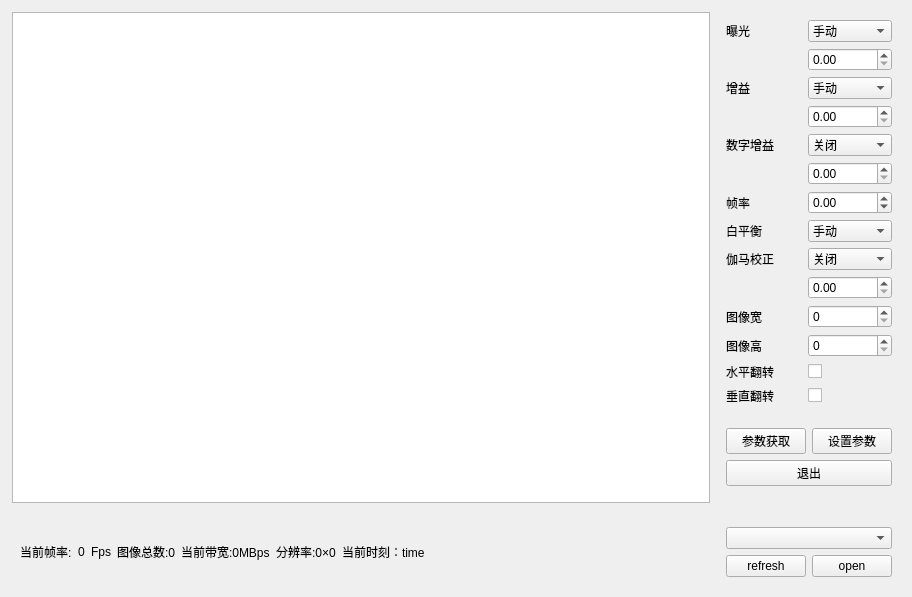
<?xml version="1.0" encoding="UTF-8"?>
<ui version="4.0">
 <class>HIKCamera</class>
 <widget class="QWidget" name="HIKCamera">
  <property name="geometry">
   <rect>
    <x>0</x>
    <y>0</y>
    <width>912</width>
    <height>597</height>
   </rect>
  </property>
  <property name="windowTitle">
   <string>HIKCamera</string>
  </property>
  <layout class="QGridLayout" name="gridLayout_9">
   <item row="0" column="0">
    <layout class="QGridLayout" name="gridLayout_6">
     <item row="0" column="0">
      <widget class="QWidget" name="widget" native="true">
       <property name="styleSheet">
        <string notr="true"/>
       </property>
       <layout class="QGridLayout" name="gridLayout_5">
        <property name="leftMargin">
         <number>1</number>
        </property>
        <property name="topMargin">
         <number>1</number>
        </property>
        <property name="rightMargin">
         <number>1</number>
        </property>
        <item row="0" column="0">
         <layout class="QGridLayout" name="gridLayout_4" rowstretch="0" columnstretch="0">
          <item row="0" column="0">
           <widget class="QGraphicsView" name="graphicsView"/>
          </item>
         </layout>
        </item>
       </layout>
      </widget>
     </item>
     <item row="0" column="1">
      <widget class="QWidget" name="ControlWidget" native="true">
       <layout class="QGridLayout" name="gridLayout_3">
        <item row="0" column="0">
         <layout class="QVBoxLayout" name="verticalLayout">
          <item>
           <layout class="QGridLayout" name="gridLayout">
            <item row="0" column="0">
             <widget class="QLabel" name="ExposureLabel">
              <property name="text">
               <string>曝光</string>
              </property>
             </widget>
            </item>
            <item row="0" column="1">
             <widget class="QComboBox" name="enableExposure">
              <item>
               <property name="text">
                <string>手动</string>
               </property>
              </item>
              <item>
               <property name="text">
                <string>连续自动</string>
               </property>
              </item>
             </widget>
            </item>
            <item row="1" column="1">
             <widget class="QDoubleSpinBox" name="exposureRate">
              <property name="minimum">
               <double>0.000000000000000</double>
              </property>
              <property name="maximum">
               <double>999999.000000000000000</double>
              </property>
             </widget>
            </item>
            <item row="2" column="0">
             <widget class="QLabel" name="GainLabel">
              <property name="text">
               <string>增益</string>
              </property>
             </widget>
            </item>
            <item row="2" column="1">
             <widget class="QComboBox" name="enableGain">
              <item>
               <property name="text">
                <string>手动</string>
               </property>
              </item>
              <item>
               <property name="text">
                <string>连续自动</string>
               </property>
              </item>
             </widget>
            </item>
            <item row="3" column="1">
             <widget class="QDoubleSpinBox" name="gainRate">
              <property name="minimum">
               <double>0.000000000000000</double>
              </property>
              <property name="maximum">
               <double>999999.000000000000000</double>
              </property>
             </widget>
            </item>
            <item row="4" column="0">
             <widget class="QLabel" name="GainLabel_2">
              <property name="text">
               <string>数字增益</string>
              </property>
             </widget>
            </item>
            <item row="4" column="1">
             <widget class="QComboBox" name="enableDigitalGain">
              <item>
               <property name="text">
                <string>关闭</string>
               </property>
              </item>
              <item>
               <property name="text">
                <string>开启</string>
               </property>
              </item>
             </widget>
            </item>
            <item row="5" column="1">
             <widget class="QDoubleSpinBox" name="digitalGainRate">
              <property name="minimum">
               <double>0.000000000000000</double>
              </property>
              <property name="maximum">
               <double>99999.000000000000000</double>
              </property>
             </widget>
            </item>
            <item row="6" column="0">
             <widget class="QLabel" name="FrameRateLabel">
              <property name="text">
               <string>帧率</string>
              </property>
             </widget>
            </item>
            <item row="6" column="1">
             <widget class="QDoubleSpinBox" name="frameRate">
              <property name="minimum">
               <double>-5.000000000000000</double>
              </property>
              <property name="maximum">
               <double>99999.000000000000000</double>
              </property>
             </widget>
            </item>
            <item row="7" column="0">
             <widget class="QLabel" name="FrameRateLabel_2">
              <property name="text">
               <string>白平衡</string>
              </property>
             </widget>
            </item>
            <item row="7" column="1">
             <widget class="QComboBox" name="enableBanlenceWhite">
              <item>
               <property name="text">
                <string>手动</string>
               </property>
              </item>
              <item>
               <property name="text">
                <string>自动</string>
               </property>
              </item>
             </widget>
            </item>
            <item row="8" column="0">
             <widget class="QLabel" name="FrameRateLabel_3">
              <property name="text">
               <string>伽马校正</string>
              </property>
             </widget>
            </item>
            <item row="8" column="1">
             <widget class="QComboBox" name="enableGamma">
              <item>
               <property name="text">
                <string>关闭</string>
               </property>
              </item>
              <item>
               <property name="text">
                <string>开启</string>
               </property>
              </item>
             </widget>
            </item>
            <item row="9" column="1">
             <widget class="QDoubleSpinBox" name="gammaRate">
              <property name="maximum">
               <double>99999.000000000000000</double>
              </property>
             </widget>
            </item>
            <item row="10" column="0">
             <widget class="QLabel" name="FrameRateLabel_4">
              <property name="text">
               <string>图像宽</string>
              </property>
             </widget>
            </item>
            <item row="10" column="1">
             <widget class="QSpinBox" name="imgWidth">
              <property name="maximum">
               <number>999999</number>
              </property>
             </widget>
            </item>
            <item row="11" column="0">
             <widget class="QLabel" name="FrameRateLabel_5">
              <property name="text">
               <string>图像高</string>
              </property>
             </widget>
            </item>
            <item row="11" column="1">
             <widget class="QSpinBox" name="imgHight">
              <property name="maximum">
               <number>999999</number>
              </property>
             </widget>
            </item>
            <item row="12" column="1">
             <widget class="QCheckBox" name="X_reverse">
              <property name="text">
               <string/>
              </property>
             </widget>
            </item>
            <item row="13" column="1">
             <widget class="QCheckBox" name="Y_reverse">
              <property name="text">
               <string/>
              </property>
             </widget>
            </item>
            <item row="12" column="0">
             <widget class="QLabel" name="FrameRateLabel_6">
              <property name="text">
               <string>水平翻转</string>
              </property>
             </widget>
            </item>
            <item row="13" column="0">
             <widget class="QLabel" name="FrameRateLabel_7">
              <property name="text">
               <string>垂直翻转</string>
              </property>
             </widget>
            </item>
           </layout>
          </item>
          <item>
           <spacer name="verticalSpacer_2">
            <property name="orientation">
             <enum>Qt::Vertical</enum>
            </property>
            <property name="sizeHint" stdset="0">
             <size>
              <width>20</width>
              <height>40</height>
             </size>
            </property>
           </spacer>
          </item>
          <item>
           <layout class="QHBoxLayout" name="horizontalLayout_2">
            <item>
             <widget class="QPushButton" name="GetParam">
              <property name="enabled">
               <bool>true</bool>
              </property>
              <property name="text">
               <string>参数获取</string>
              </property>
             </widget>
            </item>
            <item>
             <widget class="QPushButton" name="SetParam">
              <property name="enabled">
               <bool>true</bool>
              </property>
              <property name="text">
               <string>设置参数</string>
              </property>
             </widget>
            </item>
           </layout>
          </item>
          <item>
           <widget class="QPushButton" name="close">
            <property name="text">
             <string>退出</string>
            </property>
           </widget>
          </item>
          <item>
           <spacer name="verticalSpacer">
            <property name="orientation">
             <enum>Qt::Vertical</enum>
            </property>
            <property name="sizeHint" stdset="0">
             <size>
              <width>20</width>
              <height>40</height>
             </size>
            </property>
           </spacer>
          </item>
         </layout>
        </item>
       </layout>
      </widget>
     </item>
     <item row="1" column="0">
      <widget class="QWidget" name="stateWidget" native="true">
       <layout class="QGridLayout" name="gridLayout_2">
        <item row="0" column="0">
         <layout class="QHBoxLayout" name="horizontalLayout">
          <item>
           <widget class="QLabel" name="label">
            <property name="text">
             <string>当前帧率:</string>
            </property>
           </widget>
          </item>
          <item>
           <widget class="QLabel" name="state_framerate">
            <property name="text">
             <string>0</string>
            </property>
           </widget>
          </item>
          <item>
           <widget class="QLabel" name="state_framerate_2">
            <property name="text">
             <string>Fps</string>
            </property>
           </widget>
          </item>
          <item>
           <widget class="QLabel" name="state_imgcounts">
            <property name="text">
             <string>图像总数:0</string>
            </property>
           </widget>
          </item>
          <item>
           <widget class="QLabel" name="state_bandrate">
            <property name="text">
             <string>当前带宽:0MBps</string>
            </property>
           </widget>
          </item>
          <item>
           <widget class="QLabel" name="state_imgsize">
            <property name="text">
             <string>分辨率:0×0</string>
            </property>
           </widget>
          </item>
          <item>
           <widget class="QLabel" name="state_currenttime">
            <property name="text">
             <string>当前时刻：time</string>
            </property>
           </widget>
          </item>
          <item>
           <spacer name="horizontalSpacer">
            <property name="orientation">
             <enum>Qt::Horizontal</enum>
            </property>
            <property name="sizeHint" stdset="0">
             <size>
              <width>40</width>
              <height>20</height>
             </size>
            </property>
           </spacer>
          </item>
         </layout>
        </item>
       </layout>
      </widget>
     </item>
     <item row="1" column="1">
      <widget class="QWidget" name="connectWidget" native="true">
       <layout class="QGridLayout" name="gridLayout_8">
        <item row="0" column="0">
         <layout class="QGridLayout" name="gridLayout_7">
          <item row="0" column="0" colspan="2">
           <widget class="QComboBox" name="camera"/>
          </item>
          <item row="1" column="0">
           <widget class="QPushButton" name="refresh">
            <property name="text">
             <string>refresh</string>
            </property>
           </widget>
          </item>
          <item row="1" column="1">
           <widget class="QPushButton" name="connect">
            <property name="text">
             <string>open</string>
            </property>
           </widget>
          </item>
         </layout>
        </item>
       </layout>
      </widget>
     </item>
    </layout>
   </item>
  </layout>
 </widget>
 <resources/>
 <connections/>
</ui>
